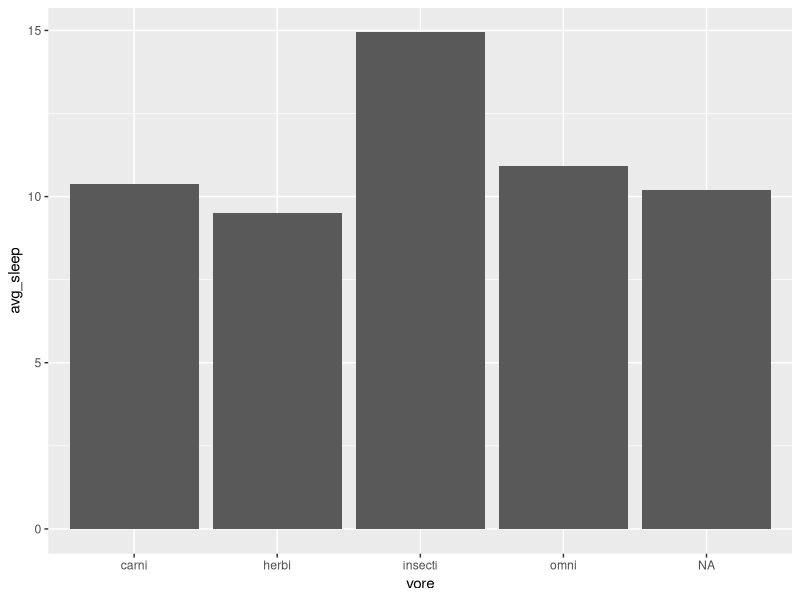
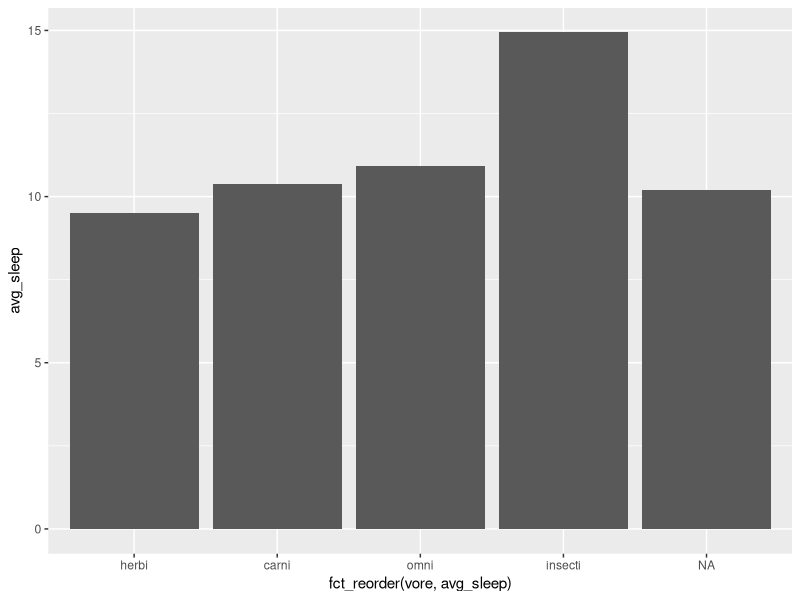
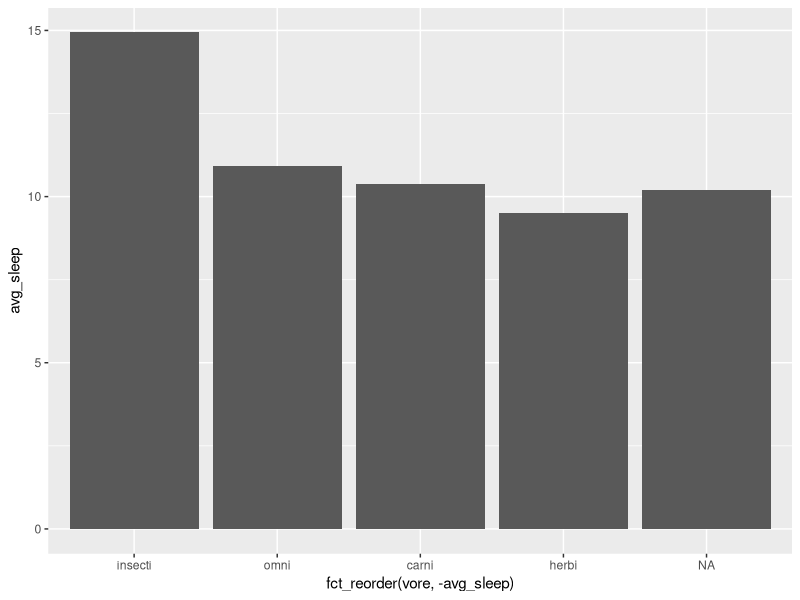
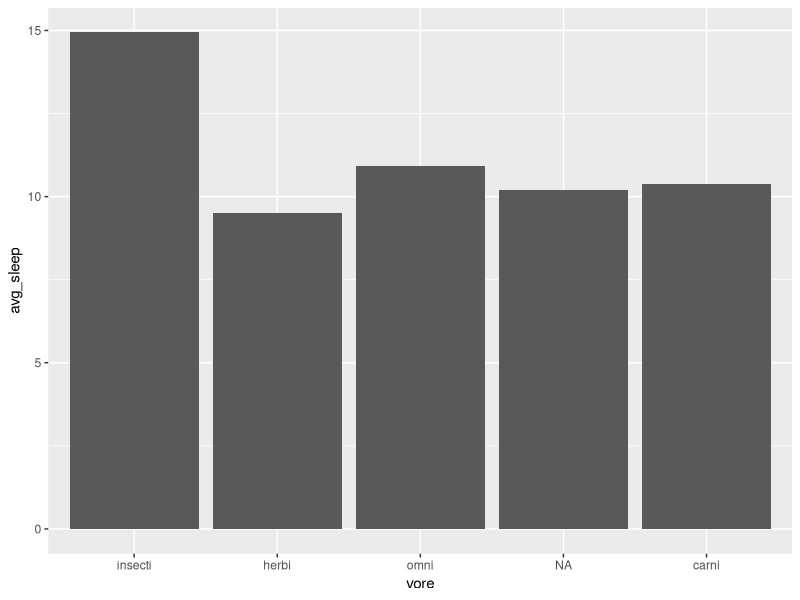
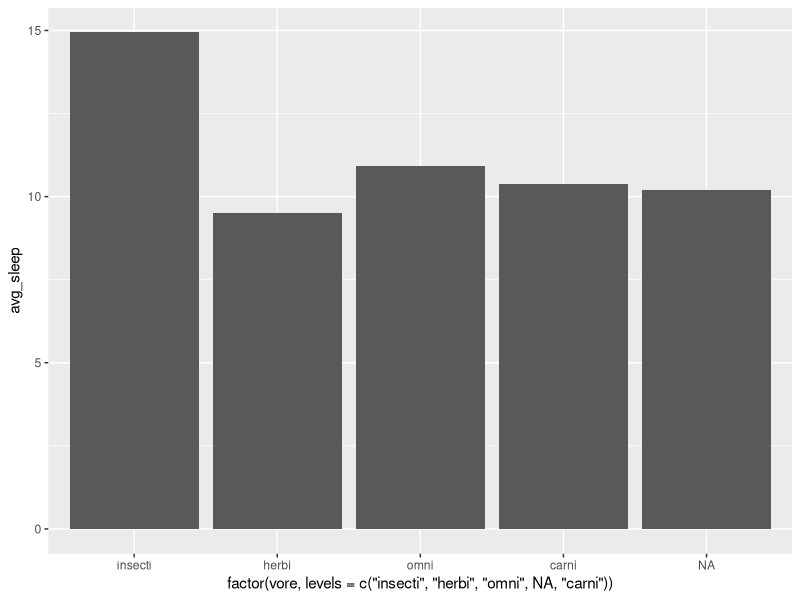
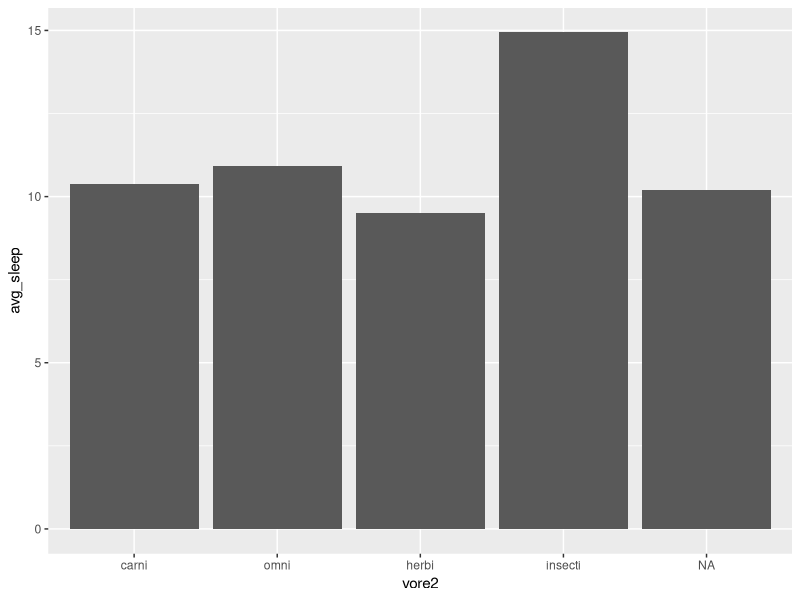
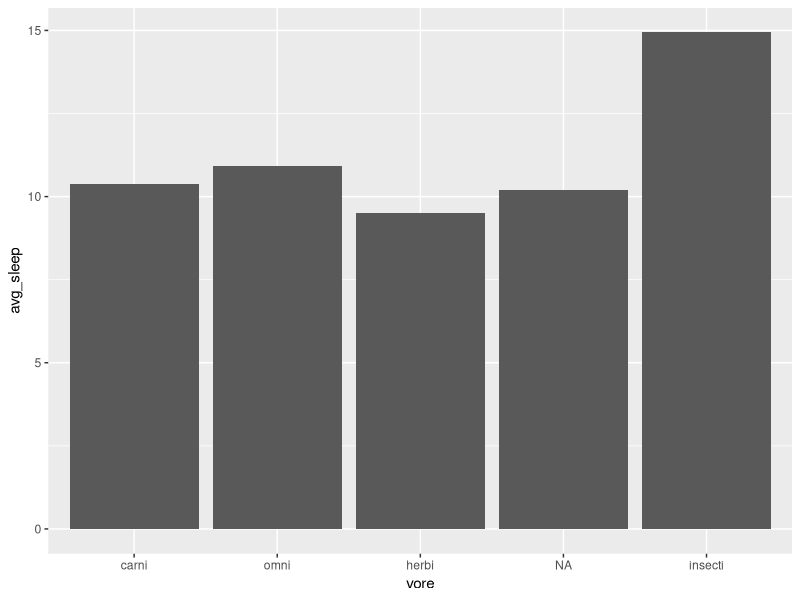
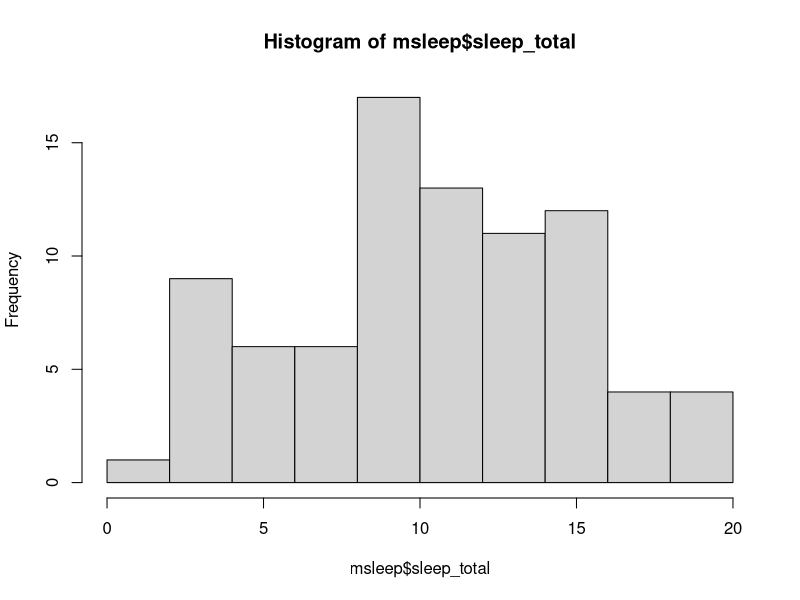

Write R code to recreate these figures, in order. (Note: this script raises an error after producing the figures.)
library(tidyverse)
library(forcats)


######################################################
#        Getting factors in the right order          #
######################################################

# use this example data
head(msleep)

# boring, temporary data set
temp <- msleep %>% 
  group_by(vore) %>% 
  summarise(avg_sleep = mean(sleep_total))

# original plot
temp %>% 
  ggplot(aes(x = vore, y = avg_sleep)) +
  geom_col()

# behind the scenes, ggplot is switching "vore"
# from a character (text/string) variable to a factor.
#
# that means we can use factor functions from the "forcats"
# package to manipulate the order

# shortest to tallest
temp %>%
  ggplot(aes(x = fct_reorder(vore, avg_sleep), y = avg_sleep)) +
  geom_col()

# tallest to shortest
temp %>%
  ggplot(aes(x = fct_reorder(vore, -avg_sleep), y = avg_sleep)) +
  geom_col()

# pick a custom order
temp %>%
  ggplot(aes(x = vore, y = avg_sleep)) +
  geom_col() +
  scale_x_discrete(limits = c("insecti","herbi","omni",NA,"carni"))

# or like this:
temp %>%
  ggplot(aes(x = factor(vore, levels = c("insecti","herbi","omni",NA,"carni")),
             y = avg_sleep)) +
  geom_col()

# ok, cool, but what if want them in the order 
# they appear in the data?

# easiest way: turn it into a factor first,
# *then* summarize and graph

# What's the difference?
as.factor(msleep$vore)    # base r
as_factor(msleep$vore)    # from the forcats package

# try again
# this method would work for book of mormon
msleep %>% 
  mutate(vore2 = as_factor(vore)) %>% 
  group_by(vore2) %>% 
  summarise(avg_sleep = mean(sleep_total)) %>% 
  ggplot(aes(x = vore2, y = avg_sleep)) +
  geom_col()

# we could also get the levels from the original data,
# and then applied it to our temporary dataset
vore_levels = unique(msleep$vore)
vore_levels
temp %>%
  ggplot(aes(x = vore, y = avg_sleep)) +
  geom_col() +
  scale_x_discrete(limits = vore_levels)




######################################################
#     Breaking a numerical variable into groups      #
######################################################

summary(msleep$sleep_total)
hist(msleep$sleep_total)

temp <- msleep %>% 
  mutate(sleep2 = cut(sleep_total, breaks = 0:20),
         
         sleep3 = cut(sleep_total, breaks = 3, labels = c("low","middle","high")),
         
         sleep4 = case_when(
           sleep_total < 3 ~ "wow really low",
           sleep_total < 7 ~ "this is me all the time",
           sleep_total < 10 ~ "must be nice",
           TRUE ~ "this is getting ridiculous"),
         
         sleep5 = floor(sleep_total)) %>% 
  select(name, vore, sleep_total, sleep2, sleep3, sleep4, sleep5)
head(temp)

# other resources:
# https://stackoverflow.com/questions/21714457/is-cut-style-binning-available-in-dplyr
# https://ggplot2.tidyverse.org/reference/cut_interval.html




######################################################
#                  Other questions??                 #
######################################################

# How to remove NAs from a data set
colSums(is.na(msleep))

msleep %>% 
  fitler(!is.na(vore)) %>% 
  group_by(vore) %>% 
  summarise(avg_rem = mean(sleep_rem, na.rm = TRUE))

# How to count things quickly
table(msleep$vore, useNA = "always")
msleep %>% count(vore)

table(msleep$genus, msleep$vore, useNA = 'always')
msleep %>% count(genus, vore)

# How to count number of unique items in a vector
unique(msleep$vore)
length(unique(msleep$vore))
msleep %>% pull(vore) %>% n_distinct()

# How to check if a value is inside a vector
5 %in% 1:5
5 %in% 1:4
"banana" %in% fruit

pets_i_own <- c("cat","cat","dog","parrot","cat")
"cat" %in% pets_i_own
"cat" == pets_i_own
sum("cat" == "pets_i_own")
